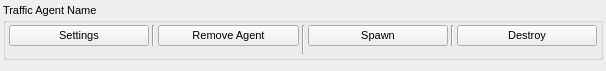
<?xml version="1.0" encoding="UTF-8"?>
<ui version="4.0">
 <class>Form</class>
 <widget class="QWidget" name="Form">
  <property name="geometry">
   <rect>
    <x>0</x>
    <y>0</y>
    <width>606</width>
    <height>56</height>
   </rect>
  </property>
  <property name="windowTitle">
   <string>Form</string>
  </property>
  <layout class="QGridLayout" name="gridLayout">
   <property name="leftMargin">
    <number>3</number>
   </property>
   <property name="topMargin">
    <number>3</number>
   </property>
   <property name="rightMargin">
    <number>3</number>
   </property>
   <item row="0" column="1">
    <widget class="QGroupBox" name="group_agent">
     <property name="minimumSize">
      <size>
       <width>600</width>
       <height>0</height>
      </size>
     </property>
     <property name="font">
      <font>
       <pointsize>8</pointsize>
      </font>
     </property>
     <property name="title">
      <string>Traffic Agent Name</string>
     </property>
     <layout class="QGridLayout" name="gridLayout_2">
      <property name="leftMargin">
       <number>3</number>
      </property>
      <property name="topMargin">
       <number>3</number>
      </property>
      <property name="rightMargin">
       <number>3</number>
      </property>
      <property name="bottomMargin">
       <number>3</number>
      </property>
      <property name="horizontalSpacing">
       <number>3</number>
      </property>
      <property name="verticalSpacing">
       <number>2</number>
      </property>
      <item row="0" column="7">
       <widget class="QPushButton" name="btn_destroy">
        <property name="font">
         <font>
          <pointsize>8</pointsize>
         </font>
        </property>
        <property name="text">
         <string>Destroy</string>
        </property>
       </widget>
      </item>
      <item row="0" column="3" rowspan="5">
       <widget class="Line" name="line_3">
        <property name="orientation">
         <enum>Qt::Vertical</enum>
        </property>
       </widget>
      </item>
      <item row="0" column="2">
       <widget class="QPushButton" name="btn_remove_agent">
        <property name="font">
         <font>
          <pointsize>8</pointsize>
         </font>
        </property>
        <property name="text">
         <string>Remove Agent</string>
        </property>
       </widget>
      </item>
      <item row="0" column="0">
       <widget class="QPushButton" name="btn_settings">
        <property name="font">
         <font>
          <pointsize>8</pointsize>
         </font>
        </property>
        <property name="text">
         <string>Settings</string>
        </property>
       </widget>
      </item>
      <item row="0" column="5">
       <widget class="QPushButton" name="btn_spawn">
        <property name="font">
         <font>
          <pointsize>8</pointsize>
         </font>
        </property>
        <property name="text">
         <string>Spawn</string>
        </property>
       </widget>
      </item>
      <item row="0" column="6">
       <widget class="Line" name="line">
        <property name="orientation">
         <enum>Qt::Vertical</enum>
        </property>
       </widget>
      </item>
      <item row="0" column="1">
       <widget class="Line" name="line_2">
        <property name="orientation">
         <enum>Qt::Vertical</enum>
        </property>
       </widget>
      </item>
     </layout>
    </widget>
   </item>
  </layout>
 </widget>
 <resources/>
 <connections/>
</ui>
